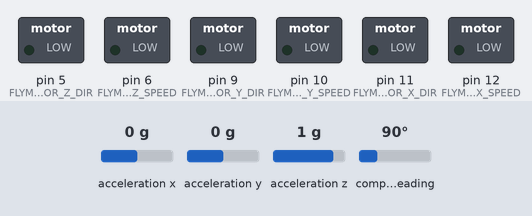
A sketch run on a simulated Arduino Uno, built with avr-gcc and run on an emulated ATmega328P. On the bench: switched loads named in the sketch (green lamp = pin HIGH). The test bench sets the inputs (shaded band); at power-on: acceleration x 0 g, acceleration y 0 g, acceleration z 1 g, compass heading 90°. What the sketch prints to the serial monitor is not drawn.

Above: at 0.1 s.
At 10.1 s:
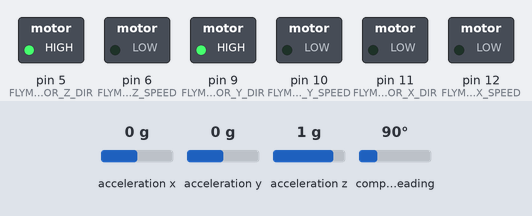
Timing chart, 0 to 11.6 s (numbered marks = the images above):
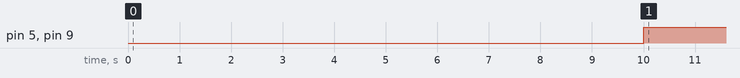

The sketch:

zenolith_Proto_02.ino
```cpp
//may need to reset feather before uploading code. (double click reset button on feather)
//

#include <AutoPID.h>

//pid settings and gains
#define OUTPUT_MIN -255
#define OUTPUT_MAX 255
#define KP .12
#define KI .0003
#define KD 0


//#define KP .6
//#define KI .001
//#define KD 0


double x, setxPoint, outputValX;
//input/output variables passed by reference, so they are updated automatically
AutoPID xPID(&x, &setxPoint, &outputValX, OUTPUT_MIN, OUTPUT_MAX, KP, KI, KD);

double y, setyPoint, outputValY;
//input/output variables passed by reference, so they are updated automatically
AutoPID yPID(&y, &setyPoint, &outputValY, OUTPUT_MIN, OUTPUT_MAX, KP, KI, KD);

double z, setzPoint, outputValZ;
//input/output variables passed by reference, so they are updated automatically
AutoPID zPID(&z, &setzPoint, &outputValZ, OUTPUT_MIN, OUTPUT_MAX, KP, KI, KD);


unsigned long lastXUpdate, lastYUpdate, lastZUpdate;

float lastX = 0;
float lastY = 0;
float lastZ = 0;


//9dof sensor
#include <Wire.h>
#include <Adafruit_Sensor.h>
#include <Adafruit_BNO055.h>
#include <utility/imumaths.h>
Adafruit_BNO055 bno = Adafruit_BNO055(55, 0x28);
#define BNO055_SAMPLERATE_DELAY_MS (100)

//motors
#define FLYMOTOR_X_DIR 11 // Motor B PWM Speed
#define FLYMOTOR_X_SPEED 12 // Motor B speed

#define FLYMOTOR_Y_DIR 9 // Motor B PWM Speed
#define FLYMOTOR_Y_SPEED 10 // Motor B speed

#define FLYMOTOR_Z_DIR 5 // Motor B PWM Speed
#define FLYMOTOR_Z_SPEED 6 // Motor B speed


//call repeatedly in loop, only updates after a certain time interval
//returns true if update happened
bool updateX() {
  if ((millis() - lastXUpdate) > BNO055_SAMPLERATE_DELAY_MS) {
    //9dof sensor
    sensors_event_t event;
    bno.getEvent(&event);
    //Serial.println(event.orientation.x, 4);
    //x = event.orientation.x;
    //Serial.println(outputVal);


    //get absolute x
    float diff = event.orientation.x - lastX;
    if (diff > 300) {
      diff = diff - 360;
    }
    else   if (diff < -300) {
      diff = diff + 360;
      //x -= event.orientation.x - lastx - 360;
    }

    x += diff;

    Serial.println(x, 4);
    lastXUpdate = millis();

    lastX = event.orientation.x;

    return true;
  }
  return false;
}//void updatex


bool updateY() {
  if ((millis() - lastYUpdate) > BNO055_SAMPLERATE_DELAY_MS) {
    //9dof sensor
    sensors_event_t event;
    bno.getEvent(&event);

    //get absolute x
    float diff = event.orientation.y - lastY;
    if (diff > 300) {
      diff = diff - 360;
    }
    else   if (diff < -300) {
      diff = diff + 360;
      //x -= event.orientation.x - lastx - 360;
    }

    y += diff;

    Serial.println(y, 4);
    lastYUpdate = millis();

    lastY = event.orientation.y;

    return true;
  }
  return false;
}//void updaty


bool updateZ() {
  if ((millis() - lastZUpdate) > BNO055_SAMPLERATE_DELAY_MS) {
    //9dof sensor
    sensors_event_t event;
    bno.getEvent(&event);

    //get absolute x
    float diff = event.orientation.z - lastZ;
    if (diff > 300) {
      diff = diff - 360;
    }
    else   if (diff < -300) {
      diff = diff + 360;
      //x -= event.orientation.x - lastx - 360;
    }

    z += diff;

    Serial.println(z, 4);
    lastZUpdate = millis();

    lastZ = event.orientation.z;

    return true;
  }
  return false;
}//void updaty


void setup() {
  //motors
  pinMode( FLYMOTOR_X_DIR, OUTPUT );
  pinMode( FLYMOTOR_X_SPEED, OUTPUT );
  digitalWrite( FLYMOTOR_X_SPEED, LOW );
  digitalWrite( FLYMOTOR_X_DIR, LOW );

  pinMode( FLYMOTOR_Y_DIR, OUTPUT );
  pinMode( FLYMOTOR_Y_SPEED, OUTPUT );
  digitalWrite( FLYMOTOR_Y_SPEED, LOW );
  digitalWrite( FLYMOTOR_Y_DIR, LOW );

  pinMode( FLYMOTOR_Z_DIR, OUTPUT );
  pinMode( FLYMOTOR_Z_SPEED, OUTPUT );
  digitalWrite( FLYMOTOR_Z_SPEED, LOW );
  digitalWrite( FLYMOTOR_Z_DIR, LOW );


  //9d0f sensor
  Serial.begin(115200);
  Serial.println("Orientation Sensor Test"); Serial.println("");
  /* Initialise the sensor */
  if (!bno.begin())
  {
    /* There was a problem detecting the BNO055 ... check your connections */
    Serial.print("Ooops, no BNO055 detected ... Check your wiring or I2C ADDR!");
    while (1);
  }
  delay(1000);
  bno.setExtCrystalUse(true);


  //if x is more than 4 degrees below or above setpoint, OUTPUT will be set to min or max respectively
  //myPID.setBangBang(45);
  //set PID update interval
  xPID.setTimeStep(1);
  yPID.setTimeStep(1);
  zPID.setTimeStep(1);

}


int motorSpeed = 0;
int lastDir = 0;
int dir = 0;

//float x;
//float lastX;

void loop() {

  updateX();
  setxPoint = 0;
  updateY();
  setyPoint = 0;
  updateZ();
  setzPoint = 0;

  // Serial.println(setPoint);
  xPID.run(); //call every loop, updates automatically at certain time interval
  zPID.run();
  yPID.run();


  if (millis() > 10000) {
    //int s = int(outputVal - 255.0);
    int xSpeed;
    if (outputValX < 0)xSpeed = -255 - outputValX;
    else xSpeed = 255 - outputValX;


    int ySpeed;
    if (outputValY < 0)ySpeed = -255 - outputValY;
    else ySpeed = 255 - outputValY;


    int zSpeed;
    if (outputValZ < 0)zSpeed = -255 - outputValZ;
    else zSpeed = 255 - outputValZ;


    FM(xSpeed, FLYMOTOR_X_DIR, FLYMOTOR_X_SPEED);
    FM(ySpeed, FLYMOTOR_Y_DIR, FLYMOTOR_Y_SPEED);
    FM(zSpeed, FLYMOTOR_Z_DIR, FLYMOTOR_Z_SPEED);

  }


}


//motor
void FM(int mSpeed, int motorDirPin, int motorSpeedPin) {
  if (mSpeed < 0) {
    analogWrite( motorSpeedPin,  mSpeed);
    analogWrite( motorDirPin, 0 );
  }
  else if (mSpeed > 0) {
    analogWrite( motorSpeedPin,  255 - abs(mSpeed));
    analogWrite( motorDirPin,  255);
  } else {
    analogWrite( motorSpeedPin,  0);
    analogWrite( motorDirPin, 0 );
  }
}


//sensor status
/**************************************************************************/
void displaySensorStatus(void)
{
  /* Get the system status values (mostly for debugging purposes) */
  uint8_t system_status, self_test_results, system_error;
  system_status = self_test_results = system_error = 0;
  bno.getSystemStatus(&system_status, &self_test_results, &system_error);

  /* Display the results in the Serial Monitor */
  Serial.println("");
  Serial.print("System Status: 0x");
  Serial.println(system_status, HEX);
  Serial.print("Self Test:     0x");
  Serial.println(self_test_results, HEX);
  Serial.print("System Error:  0x");
  Serial.println(system_error, HEX);
  Serial.println("");
  delay(500);
}

/**************************************************************************/
/*
    Display sensor calibration status
*/
/**************************************************************************/
void displayCalStatus(void)
{
  /* Get the four calibration values (0..3) */
  /* Any sensor data reporting 0 should be ignored, */
  /* 3 means 'fully calibrated" */
  uint8_t system, gyro, accel, mag;
  system = gyro = accel = mag = 0;
  bno.getCalibration(&system, &gyro, &accel, &mag);

  /* The data should be ignored until the system calibration is > 0 */
  Serial.print("\t");
  if (!system)
  {
    Serial.print("! ");
  }

  /* Display the individual values */
  Serial.print("Sys:");
  Serial.print(system, DEC);
  Serial.print(" G:");
  Serial.print(gyro, DEC);
  Serial.print(" A:");
  Serial.print(accel, DEC);
  Serial.print(" M:");
  Serial.print(mag, DEC);
}
```

Measured:
- by itself, pin 5 (FLYMOTOR_Z_DIR), pin 9 (FLYMOTOR_Y_DIR): LOW → HIGH at 10.0 s
